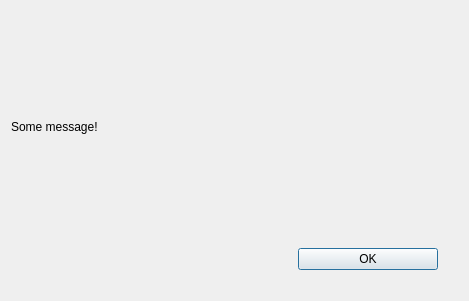
<?xml version="1.0" encoding="UTF-8"?>
<ui version="4.0">
 <class>Dialog</class>
 <widget class="QDialog" name="Dialog">
  <property name="geometry">
   <rect>
    <x>0</x>
    <y>0</y>
    <width>469</width>
    <height>301</height>
   </rect>
  </property>
  <property name="windowTitle">
   <string>Dialog</string>
  </property>
  <layout class="QVBoxLayout" name="verticalLayout" stretch="5,2">
   <item>
    <widget class="QLabel" name="messageLabel">
     <property name="text">
      <string>Some message!</string>
     </property>
     <property name="margin">
      <number>50</number>
     </property>
    </widget>
   </item>
   <item>
    <layout class="QHBoxLayout" name="horizontalLayout" stretch="2,1">
     <property name="rightMargin">
      <number>20</number>
     </property>
     <property name="bottomMargin">
      <number>20</number>
     </property>
     <item>
      <widget class="QLabel" name="label_2">
       <property name="sizePolicy">
        <sizepolicy hsizetype="Minimum" vsizetype="Fixed">
         <horstretch>0</horstretch>
         <verstretch>0</verstretch>
        </sizepolicy>
       </property>
       <property name="text">
        <string/>
       </property>
      </widget>
     </item>
     <item>
      <widget class="QPushButton" name="okButton">
       <property name="text">
        <string>OK</string>
       </property>
      </widget>
     </item>
    </layout>
   </item>
  </layout>
  <zorder>okButton</zorder>
  <zorder>okButton</zorder>
  <zorder>messageLabel</zorder>
  <zorder>label_2</zorder>
 </widget>
 <resources/>
 <connections/>
</ui>
